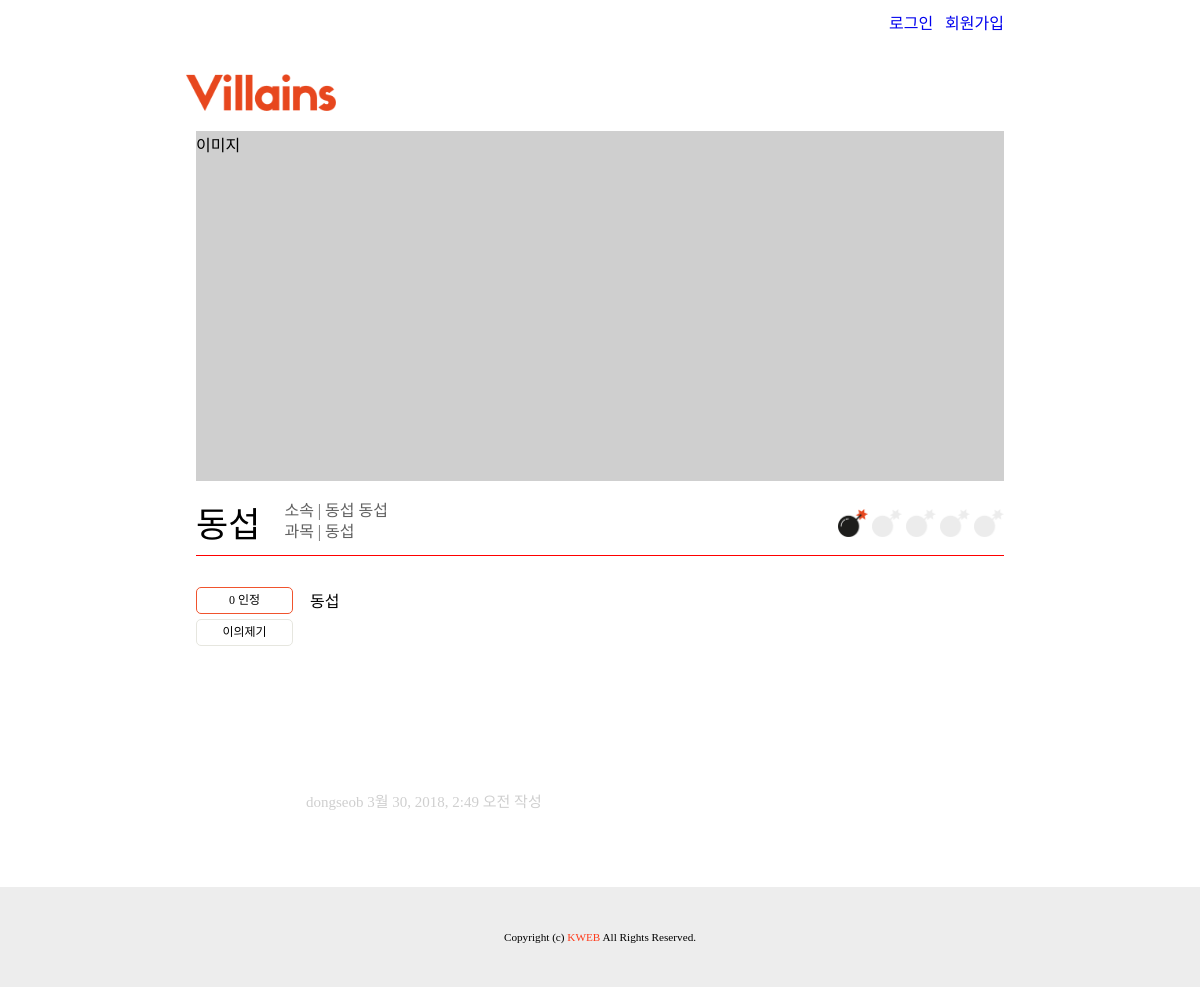
/detail/25/, run on the app's committed database.
### villains/models.py (models this page shows, shortened)
class Villain(models.Model):
    writter_id = models.CharField(max_length = 24) # models.ForeignKey(settings.AUTH_USER_MODEL, on_delete=models.CASCADE)
    villain_name = models.CharField(max_length = 24)
    univ = models.CharField(max_length = 24)
    major = models.CharField(max_length = 24)
    class_name = models.CharField(max_length = 24)
    bomb = models.IntegerField(
        default=1,
        validators=[
            MaxValueValidator(5),
            MinValueValidator(1)
        ]
    )
    content = models.CharField(max_length = 3000) #본문내용
    update_date = models.DateTimeField(auto_now=True) #자동으로 현재시간 추가
    agree_user_set = models.ManyToManyField(settings.AUTH_USER_MODEL,
                                        blank=True,
                                        related_name='agree_user_set',
                                        through='Agree')
    @property
    def agree_count(self):
      return self.agree_user_set.count()

### villains/views.py (the view)
# urls.py: url(r'^detail/(?P<pk>[0-9]+)/$', views.villain_detail, name='villain_detail'),
def villain_detail(request,pk):
    villain = get_object_or_404(Villain, pk=pk)
    if request.user.is_authenticated:
        villain_agree, villain_agree_created = villain.agree_set.get_or_create(user=request.user)
        if villain_agree_created: #생성되었다(눌렀던 적이 없음)
            villain_agree.delete()
            agree_ok = False
        else: #있던걸 꺼내왔다(눌렀었음)
            agree_ok = True
    else:
        agree_ok=False
    gray_num = 5-villain.bomb #빈 폭탄칸 개수
    return render(request, 'villains/villain_detail.html', {'villain': villain,"pk":pk, "agree_ok":agree_ok, "gray_num":gray_num})

### villains/templates/villains/villain_detail.html (shortened to what this page needs)
{% extends 'villains/base.html' %}
{% block content %}
{% load staticfiles %}
<head>
    <link rel="stylesheet" type="text/css" href="{% static 'villains/css/villain_detail.css' %}">
</head>
<div class="main">
    <div class = "detail_img">
                이미지
        </div>
        <div class = "detailHeader">
            <div class = "detailName">{{villain.villain_name}}</div>
            <div class = "detailPosition">
                소속 | {{villain.univ}} {{villain.major}}<br>
                과목 | {{villain.class_name}}
            </div>
            <div class="detailBomb">
              {% for i in "x"|rjust:villain.bomb %}
                <img src="{% static 'villains/image/bomb_on.png' %}">
              {% endfor %}
              {% for i in "x"|rjust:gray_num %}
                <img src="{% static 'villains/image/bomb_off.png' %}">
              {% endfor %}
            </div>
        </div>
       <hr id="orange_hr">
       <div class ="detailButtons">
         {% if agree_ok %}
            <div class = "agree" style="color:white; background-color:#f0532d;">{{villain.agree_count}} 인정</div>
         {% else %}
            <div class = "agree">{{villain.agree_count}} 인정</div>
         {% endif %}
         <div class = "protest">
           이의제기
        </div>
       </div>
       <div class = "detailContent">{{villain.content}}</div>
       <div class = "detailFooter">
        <div class = "detailInfo">
           {{villain.writter_id}} {{villain.update_date}} 작성
          </div>
       </div>
    </div>
{% endblock %}

### villains/static/villains/css/base.css (style rules this page uses)
body { position:relative; margin : 0 0 0 0; min-height:100%; }
.main { margin-left:auto; margin-right:auto; width:808px; height:auto; line-height:30px; padding-bottom:170px; }

### villains/static/villains/css/villain_detail.css (style rules this page uses)
.detailHeader { display:inline-block; position:relative; width:100%; color:#616161; padding-top:20px; }
.detail_img { width:100%; height:350px; background-color:#CFCFCF; }
.detailName { display: inline-block; color:black; font-size:35px; padding-right:20px; }
.detailPosition { display:inline-block; line-height:1.3em; }
.detailBomb { display:inline-block; position:absolute; right:0; bottom:0; }
#orange_hr { border-width: 1px 0px 0px 0px; height: 1px; border-style: solid; border-color:red; margin-bottom: 30px; }
.detailButtons { display:inline-block; width:95px; padding-right:15px; height:200px; }
.detailContent { display:inline-block; position: relative; vertical-align: top; width:690px; height:200px; }
.agree { width:95px; height:25px; line-height: 25px; border-width:1px; border-color:#f0532d; border-radius:5px; border-style: solid; text-align: center; font-size:12px; cursor: pointer; }
.protest { margin-top:5px; width:95px; height:25px; line-height: 25px; border-width:1px; border-color:#E6E6DF; border-radius:5px; border-style: solid; text-align: center; font-size:12px; cursor: pointer; }
.detailInfo { width:615px; display:inline-block; }
.detailBomb img { width: 30px; height: auto; }
.detailFooter { width:690px; padding-left:110px; color:#CFCFCF; font-size:15px; }

### data on the page
Villain: villain_name "동섭", univ "동섭", major "동섭", class_name "동섭", bomb 1 (drawn), agree_count "0", content "동섭", writter_id "dongseob", update_date "3월 30, 2018, 2:49 오전"
